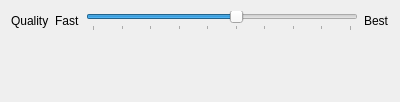
<?xml version="1.0" encoding="UTF-8"?>
<ui version="4.0">
 <class>TranscoderOptionsFlac</class>
 <widget class="QWidget" name="TranscoderOptionsFlac">
  <property name="geometry">
   <rect>
    <x>0</x>
    <y>0</y>
    <width>400</width>
    <height>102</height>
   </rect>
  </property>
  <property name="windowTitle">
   <string>Form</string>
  </property>
  <layout class="QFormLayout" name="formLayout">
   <item row="0" column="0">
    <widget class="QLabel" name="quality_label">
     <property name="text">
      <string comment="Sound quality">Quality</string>
     </property>
    </widget>
   </item>
   <item row="0" column="1">
    <layout class="QHBoxLayout" name="horizontalLayout">
     <item>
      <widget class="QLabel" name="fast_label">
       <property name="text">
        <string>Fast</string>
       </property>
      </widget>
     </item>
     <item>
      <widget class="QSlider" name="quality">
       <property name="maximum">
        <number>9</number>
       </property>
       <property name="value">
        <number>5</number>
       </property>
       <property name="orientation">
        <enum>Qt::Horizontal</enum>
       </property>
       <property name="tickPosition">
        <enum>QSlider::TicksBelow</enum>
       </property>
      </widget>
     </item>
     <item>
      <widget class="QLabel" name="best_label">
       <property name="text">
        <string>Best</string>
       </property>
      </widget>
     </item>
    </layout>
   </item>
   <item row="1" column="0" colspan="2">
    <widget class="QLabel" name="info">
     <property name="sizePolicy">
      <sizepolicy hsizetype="Preferred" vsizetype="Minimum">
       <horstretch>0</horstretch>
       <verstretch>0</verstretch>
      </sizepolicy>
     </property>
     <property name="text">
      <string/>
     </property>
     <property name="wordWrap">
      <bool>true</bool>
     </property>
    </widget>
   </item>
  </layout>
 </widget>
 <resources/>
 <connections/>
</ui>
